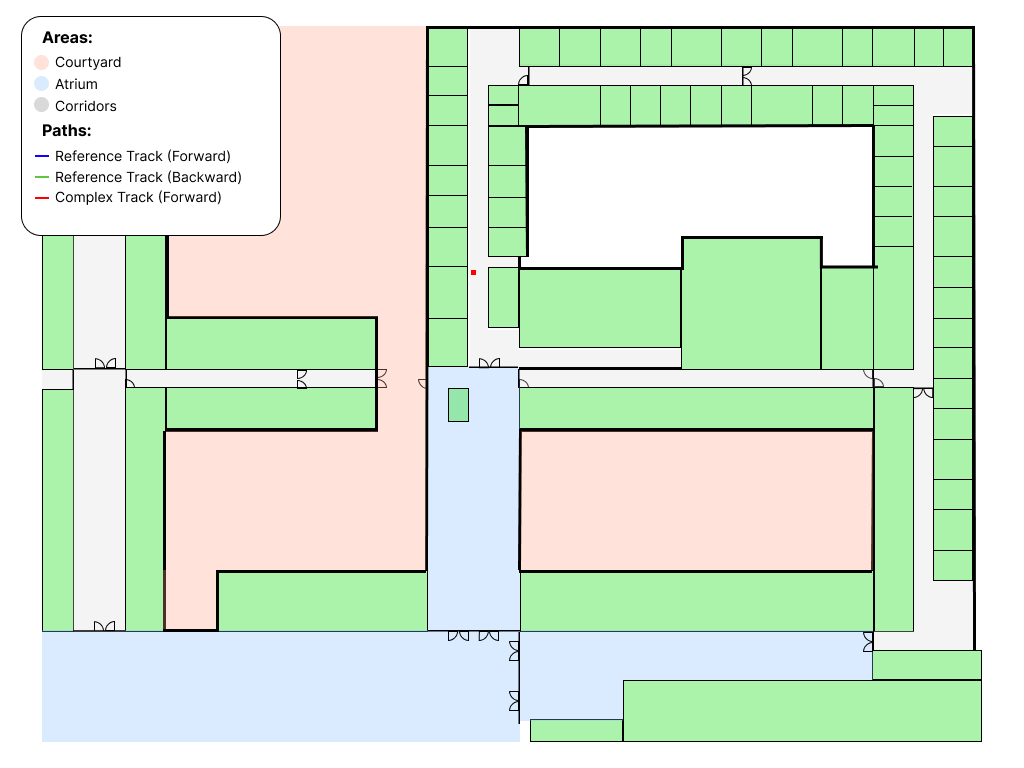
#> input picture img/visualisation_construction_plan.png, 1024 x 768 px
$ jupyter execute --allow-errors 03_Visualisation.ipynb
#> lines starting #> are read from the running program, lines starting #| are printed output that depends on the picture
# Visualisations

[cell 1]
import cv2
import pandas as pd
import numpy as np
import matplotlib.pyplot as plt
import matplotlib.patches as patches
import matplotlib.image as mpimg

## 01 Visualisation of the Construction Plan

[cell 2]
from helper.position.parse_acc import parse_acc
from helper.position.remove_gravity import remove_gravity_ema


def get_ls_df(participant_id, length, folder, step):
    """Load and preprocess trajectory DataFrames for one participant/construct."""
#> called with participant_id = 0, length = 6, folder = 'Dataset/merged_data', step = 1
    result = []
    for i in range(length):
        path = f"{folder}/{participant_id}/{i}.csv"
        df = pd.read_csv(path)
        df[["t_acc", "ax", "ay", "az"]] = df["ax_sensor"].apply(parse_acc)
        df[["t_gx", "gx", "gy", "gz"]]  = df["gx_sensor"].apply(parse_acc)
        df2 = remove_gravity_ema(df, alpha=0.95)
        df2['x_pos'] = df2['x_new']
        df2['y_pos'] = df2['y_new']

        final_df = df2[['ax_lin', 'ay_lin', 'az_lin', 'a_lin_mag',
                         'gx', 'gy', 'gz', 'x_pos', 'y_pos',
                         'android_image_filename']].copy()
        final_df["target_x_raw"]  = final_df["x_pos"].shift(-step)
        final_df["target_y_raw"]  = final_df["y_pos"].shift(-step)
        final_df["next_image"]    = final_df["android_image_filename"].shift(-step)
        final_df["current_image"] = final_df["android_image_filename"]
        result.append(final_df)
    return result


# Folder paths
FOLDER_TRAIN = "Dataset/merged_data"
FOLDER_TEST  = "Dataset/eval_data"

# Participant IDs per construct
ID_LONG    = 0
ID_FORWARD = 1
ID_BACK    = 2

# Number of trials per construct
TRAIN_LONG    = 6
TRAIN_FORWARD = 8
TRAIN_BACK    = 9
LEN_TEST      = 1

# Prediction horizon (frames to look ahead for target position)
STEP = 1

#> (the rest of this cell did not finish here and is left out)

[cell 3]
def transform_points(x, y, angle_degrees, shift_x=0, shift_y=0, center=(0, 0)):
    """Rotate points around `center` then apply an optional translation. Returns coordinates in meters (cm / 100)."""
    angle_rad = np.radians(angle_degrees)
    ox, oy = center

    # Translate to rotation center
    x_c = x - ox
    y_c = y - oy

    # Apply rotation matrix
    x_rot = x_c * np.cos(angle_rad) - y_c * np.sin(angle_rad)
    y_rot = x_c * np.sin(angle_rad) + y_c * np.cos(angle_rad)

    # Translate back, apply global offset, and convert cm → m
    return ((x_rot + ox) + shift_x) / 100, ((y_rot + oy) + shift_y) / 100


def set_rotation(df, angle=2.8):
    """Rotate x_pos/y_pos by `angle` degrees in-place and convert cm → m."""
    if angle == 0:
        df['x_pos'] = df['x_pos'] / 100
        df['y_pos'] = df['y_pos'] / 100
        return df

    df['x_pos'], df['y_pos'] = transform_points(
        df['x_pos'], df['y_pos'],
        angle_degrees=angle,
        center=(0, 0),
    )
    return df


# Normalize forward and back trajectories (cm → m, no rotation needed)
#> (the rest of this cell did not finish here and is left out)

[cell 4]
color_ls = ['red', 'blue', 'green']
label_ls  = ['Long Train', 'Forward', 'Back']

fig, ax = plt.subplots(figsize=(12, 12))

#> (the rest of this cell did not finish here and is left out)

[cell 5]
SCALE_FACTOR   = 0.1   # raw pixel units → meters (1 dm = 0.1 m)
PIXEL_TO_WORLD = 8.4 * SCALE_FACTOR  # combined scale: trajectory coords → meters

# Load and prepare the floor plan background image
img = cv2.imread('img/visualisation_construction_plan.png')
#> img is the input picture: shape (768, 1024, 3); mean B, G, R 211.7, 232.3, 213.9
if img is not None:
    img = cv2.cvtColor(img, cv2.COLOR_BGR2RGB)
    img = cv2.flip(img, 0)  # flip vertically to match origin='lower'
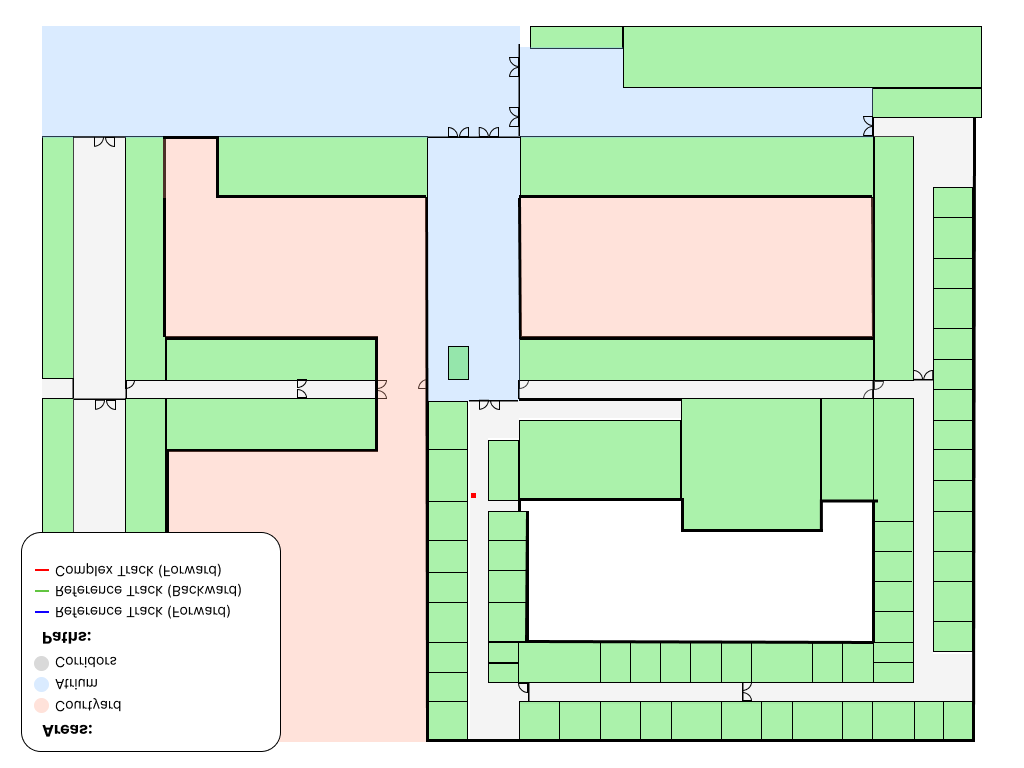
#> img: shape (768, 1024, 3); mean R, G, B 213.9, 232.3, 211.7
    height, width = img.shape[:2]
#> height = 768; width = 1024
else:
    height, width = 500, 600
    img = np.zeros((height, width, 3), dtype=np.uint8) + 240  # light-grey fallback

# Pixel offset of the coordinate origin within the floor plan image
origin_px_x = 474
origin_px_y = -270

# Map image pixel corners to world coordinates (meters)
extent = [
    -origin_px_x * SCALE_FACTOR,
    (width  - origin_px_x) * SCALE_FACTOR,
    (-height - origin_px_y) * SCALE_FACTOR,
    -origin_px_y * SCALE_FACTOR,
]
#> extent = [-47.4, 55, -49.8, 27]

label_ls = ['Complex Track', 'Forward Track', 'Backward Track']

fig, ax = plt.subplots(figsize=(10, 8))
ax.imshow(img, extent=extent, origin='lower', zorder=0)

#> (the rest of this cell did not finish here and is left out)
